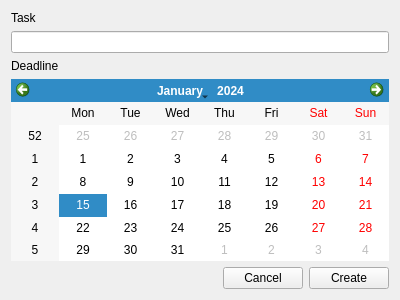
<?xml version="1.0" encoding="UTF-8"?>
<ui version="4.0">
 <class>calendar</class>
 <widget class="QWidget" name="calendar">
  <property name="geometry">
   <rect>
    <x>0</x>
    <y>0</y>
    <width>400</width>
    <height>300</height>
   </rect>
  </property>
  <property name="windowTitle">
   <string>Form</string>
  </property>
  <layout class="QVBoxLayout" name="verticalLayout">
   <item>
    <widget class="QLabel" name="label">
     <property name="text">
      <string>Task</string>
     </property>
    </widget>
   </item>
   <item>
    <widget class="QLineEdit" name="taskDescripitionTextEdit"/>
   </item>
   <item>
    <widget class="QLabel" name="label_2">
     <property name="text">
      <string>Deadline</string>
     </property>
    </widget>
   </item>
   <item>
    <widget class="QCalendarWidget" name="calendarWidget"/>
   </item>
   <item>
    <layout class="QHBoxLayout" name="horizontalLayout">
     <item>
      <spacer name="horizontalSpacer">
       <property name="orientation">
        <enum>Qt::Horizontal</enum>
       </property>
       <property name="sizeHint" stdset="0">
        <size>
         <width>40</width>
         <height>20</height>
        </size>
       </property>
      </spacer>
     </item>
     <item>
      <widget class="QPushButton" name="cancelButton">
       <property name="text">
        <string>Cancel</string>
       </property>
      </widget>
     </item>
     <item>
      <widget class="QPushButton" name="createButton">
       <property name="text">
        <string>Create</string>
       </property>
      </widget>
     </item>
    </layout>
   </item>
  </layout>
 </widget>
 <resources/>
 <connections/>
</ui>
